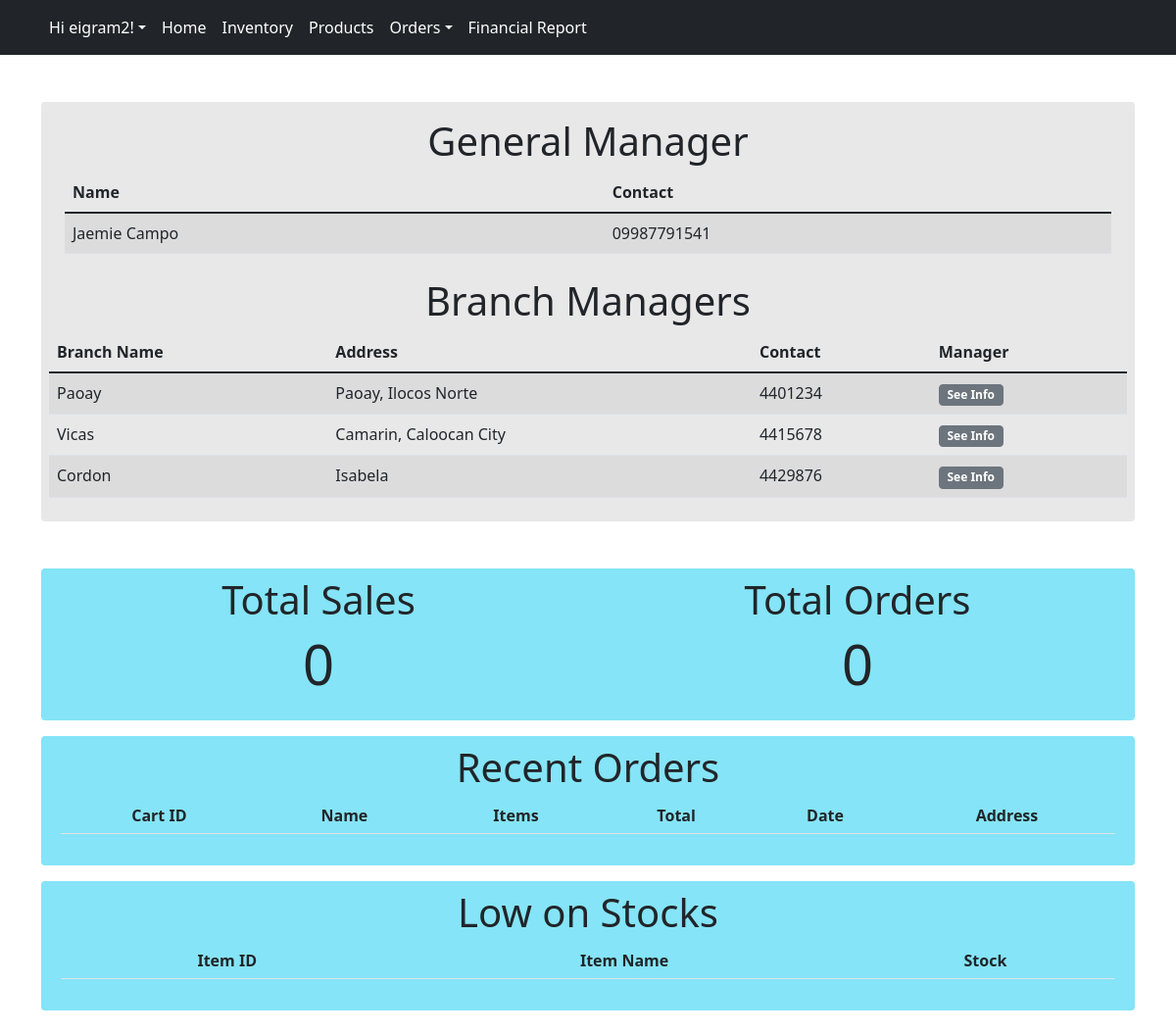
The page /admin/adminHome.php (signed in) on the database its author committed.
### tables this page shows
CREATE TABLE `Admin_Contact` (
	`admin_ID` int NOT NULL,
	`contact` varchar(11) NOT NULL,
	PRIMARY KEY(admin_ID,contact),
	FOREIGN KEY(admin_ID) REFERENCES Admin(admin_ID) ON UPDATE CASCADE
);

CREATE TABLE `Branch` (
	`branch_ID` int NOT NULL AUTO_INCREMENT PRIMARY KEY,
	`branch_Name` varchar(50) NOT NULL,
	`branch_Address` varchar(75) NOT NULL
);

CREATE TABLE `Branch_Contact` (
	`branch_ID` int NOT NULL, 
	`contact`  varchar(11) NOT NULL,
	PRIMARY KEY(branch_ID,contact),
	FOREIGN KEY(branch_ID) REFERENCES Branch(branch_ID) ON UPDATE CASCADE
);

### admin/adminHome.php (the view, shortened to what this page needs)
<?php
include_once '../env/connection.php';
?>
<!DOCTYPE html>
<html lang="en">
  <head>
    <link href="https://cdn.jsdelivr.net/npm/bootstrap@5.1.3/dist/css/bootstrap.min.css" rel="stylesheet">
  </head>
  <body>
  <?php include "./components/nav.php"?>
  <?php if($_SESSION['admin']==1){?>
 <div class="container mt-5  p-2 text-dark bg-transparent" >
        <div class="row align-items-center">
                <h1 class="text-center">General Manager</h1>
                <table class="table table-striped table-hover fs-6  fw-normal">
                    <thead>
                        <tr>
                            <th scope="col">Name</th>
                            <th scope="col">Contact</th>
                        </tr>
                    </thead>
                    <tbody>
                <?php
                            $query = "SELECT * FROM admin natural join admin_contact where admin.admin_ID=1;";
                            $result = mysqli_query($conn,$query);
                            $Check = mysqli_num_rows($result);
                                if ( $Check>0) {
                                    while($row = mysqli_fetch_assoc($result)) {
                                    echo"<tr>
                                    <td>".$row['admin_Firstname']. " ". $row['admin_Lastname']."</td>
                                    <td>". $row['contact'] ." </td>
                                    </tr>";
                                    }
                                }
                            ?>
                            </tbody>
                </table>
            </div>
            <div class="row align-items-center">
                <h1 class="text-center">Branch Managers</h1>
                <div class="fs-6">
                <h5 > <span class="btn badge btn-dark" onclick="managerForm()" >New Branch</span></h5 >
                </div>
                <table class="table table-striped table-hover fs-6  fw-normal">
                    <thead>
                        <tr>
                            <th scope="col">Branch Name</th>
                            <th scope="col">Address</th>
                            <th scope="col">Contact</th>
                            <th scope="col">Manager</th>
                        </tr>
                    </thead>
                    <tbody>
                            <?php
                            $query = "SELECT * FROM branch natural join a_manages_b natural join branch_contact natural join admin where admin.admin_ID>1;";
                            $result = mysqli_query($conn,$query);
                            $Check = mysqli_num_rows($result);
                                if ( $Check>0) {
                                    while($row = mysqli_fetch_assoc($result)) {
                                    echo"<tr>
                                    <td>".$row['branch_Name']."</td>
                                    <td>". $row['branch_Address'] ." </td>
                                    <td>". $row['contact'] ." </td>
                                    <td>"; ?> <button type="button" class="badge btn btn-secondary" onclick="showManager(<?php  echo $row['admin_ID'] ;?>)" >See Info</button></td>
                                    <?php echo "</td>
                                    </tr>";
                                    }
                                }
                            ?>
                    </tbody>
                </table>
                </div>
        </div>
    </div>
  <?php }else{ ?>
    <div class="container-md   mt-4 pt-4 pb-4 ps-4 pe-4">
        <div class="row align-items-start">
            <div class="col  bg-dark p-2 text-dark bg-opacity-10 rounded">
                <div class="col  bg-transparent ms-2 me-2 p-2 text-dark  rounded">
                    <h1 class="text-center">General Manager</h1>
                    <table class="table table-striped table-hover fs-6  fw-normal">
                        <thead>
                            <tr>
                                <th scope="col">Name</th>
                                <th scope="col">Contact</th>
                            </tr>
                        </thead>
                        <tbody>
                        <?php
                         $query = "SELECT * FROM admin natural join admin_contact where admin.admin_ID=1;";
                         $result = mysqli_query($conn,$query);
                         $Check = mysqli_num_rows($result);
                            if ( $Check>0) {
                                while($row = mysqli_fetch_assoc($result)) {
                                  echo"<tr>
                                  <td>".$row['admin_Firstname']. " ". $row['admin_Lastname']."</td>
                                  <td>". $row['contact'] ." </td>
                                  </tr>";
                                }
                            }
                        ?>
                         </tbody>
                    </table>
                </div>
            <h1 class="text-center">Branch Managers</h1>
            <table class="table table-striped table-hover fs-6  fw-normal">
                <thead>
                    <tr>
                        <th scope="col">Branch Name</th>
                        <th scope="col">Address</th>
                        <th scope="col">Contact</th>
                        <th scope="col">Manager</th>
                    </tr>
                </thead>
                <tbody>
                    <?php
                         $query = "SELECT * FROM branch natural join a_manages_b natural join branch_contact natural join admin where admin.admin_ID>1;";
                         $result = mysqli_query($conn,$query);
                         $Check = mysqli_num_rows($result);
                            if ( $Check>0) {
                                while($row = mysqli_fetch_assoc($result)) {
                                  echo"<tr>
                                  <td>".$row['branch_Name']."</td>
                                  <td>". $row['branch_Address'] ." </td>
                                  <td>". $row['contact'] ." </td>
                                  <td>"; ?> <button type="button" class="badge btn btn-secondary" onclick="showManager(<?php  echo $row['admin_ID'] ;?>)" >See Info</button></td>
                                  <?php echo "</td>
                                  </tr>";
                                }
                            }
                    ?>
                </tbody>
            </table>
        </div>
    </div>
    <div class="col-12 mt-5">
            <div class="row align-items-center bg-info p-2 text-dark bg-opacity-50  text-center rounded">
                  <div class="col   ">
                      <h1 > Total Sales<h1>
                      <?php
                              $branchID = $_SESSION['branchID'] ;
                              $orders_query = "SELECT sum(total) AS sales FROM customer NATURAL join cu_orders_ca  NATURAL join cart where cu_orders_ca.status=1 AND customer.cust_ID=cu_orders_ca.customer_ID AND branch_ID=$branchID;";
                              $orders_result = mysqli_query($conn,$orders_query);
                              $orders_Check = mysqli_num_rows($orders_result);
                                  if ($orders_Check>0) {
                                      while($orders_row = mysqli_fetch_assoc($orders_result)) {
                                        if($orders_row['sales'] !=null){
                                        ?>
                                        <p class="display-4 "><?php echo $orders_row['sales']  ?>  </p>
                                        <?php
                                      }else{
                                        ?>
                                        <p class="display-4 ">0</p>
                                        <?php
                                      }
                                      }
                                  }
                              ?>
                  </div>
                  <div class="col">
                      <h1>Total Orders</h1>
                      <?php
                              $branchID = $_SESSION['branchID'] ;
                              $orders_query = "SELECT COUNT(cart_ID) FROM customer NATURAL join cu_orders_ca NATURAL join cart where cu_orders_ca.status=1 AND customer.cust_ID=cu_orders_ca.customer_ID AND branch_ID=$branchID;";
                              $orders_result = mysqli_query($conn,$orders_query);
                              $orders_Check = mysqli_num_rows($orders_result);
                                  if ($orders_Check>0) {
                                      while($orders_row = mysqli_fetch_assoc($orders_result)) {
                                        ?>
                                        <p class="display-4"><?php echo $orders_row['COUNT(cart_ID)']  ?>  </p>
                                        <?php
                                      }
                                  }
                              ?>
                  </div>
              </div>
              <div class="row align-items-center bg-info p-2 text-dark bg-opacity-50  text-center rounded mt-3">
                            <h1 class="text-center">Recent Orders<h1>
                            <table class="table table-striped table-hover fs-6  fw-normal">
                                <thead>
                                    <tr>
                                    <th scope="col">Cart ID</th>
                                    <th scope="col">Name</th>
                                    <th scope="col">Items</th>
                                    <th scope="col">Total</th>
                                    <th scope="col">Date</th>
                                    <th scope="col">Address</th>
                                    </tr>
                                </thead>
                </table>
            </div>
                      <div class="row align-items-center bg-info p-2 text-dark bg-opacity-50 mt-3 text-center rounded">
                            <h1 class="text-center">Low on Stocks<h1>
                            <table class="table table-striped table-hover fs-6  fw-normal">
                                <thead>
                                    <tr>
                                        <th scope="col">Item ID</th>
                                        <th scope="col">Item Name</th>
                                        <th scope="col">Stock</th>
                                    </tr>
                                </thead>
                            </table>
                          </div>
          </div>
<?php  } ?>
  </body>
</html>

### rows shown on the page
admin_contact: admin_ID.admin_Firstname "Jaemie", admin_ID.admin_Lastname "Campo", contact "09987791541"
branch: branch_Name "Paoay", branch_Address "Paoay, Ilocos Norte", branch_contact.contact "4401234"
branch: branch_Name "Vicas", branch_Address "Camarin, Caloocan City", branch_contact.contact "4415678"
branch: branch_Name "Cordon", branch_Address "Isabela", branch_contact.contact "4429876"

### other values the page prints
$_SESSION['admin_User'] "eigram2"
$orders_row['COUNT(cart_ID)'] "0"
